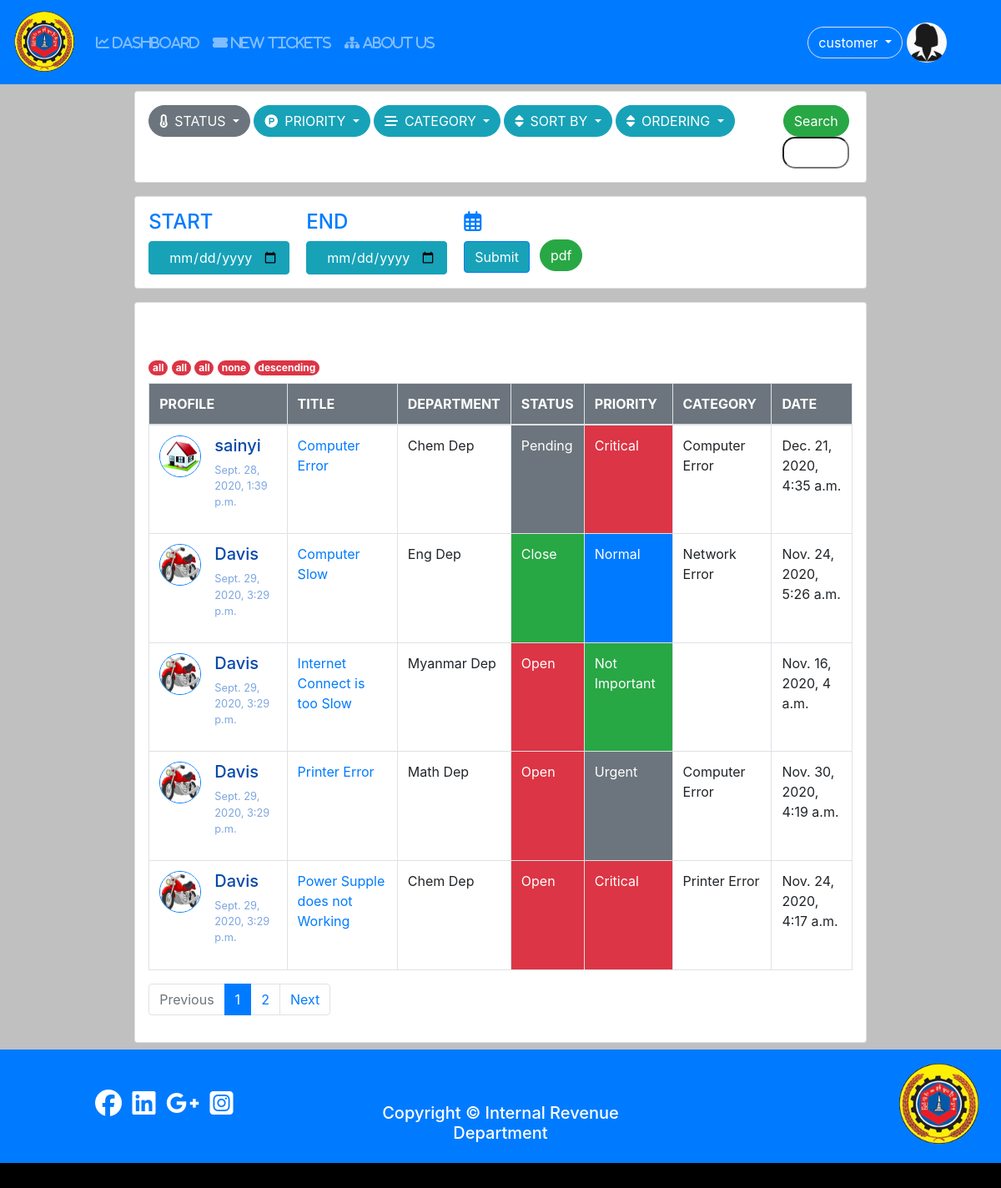
The app's page /tickets (signed in), older data.
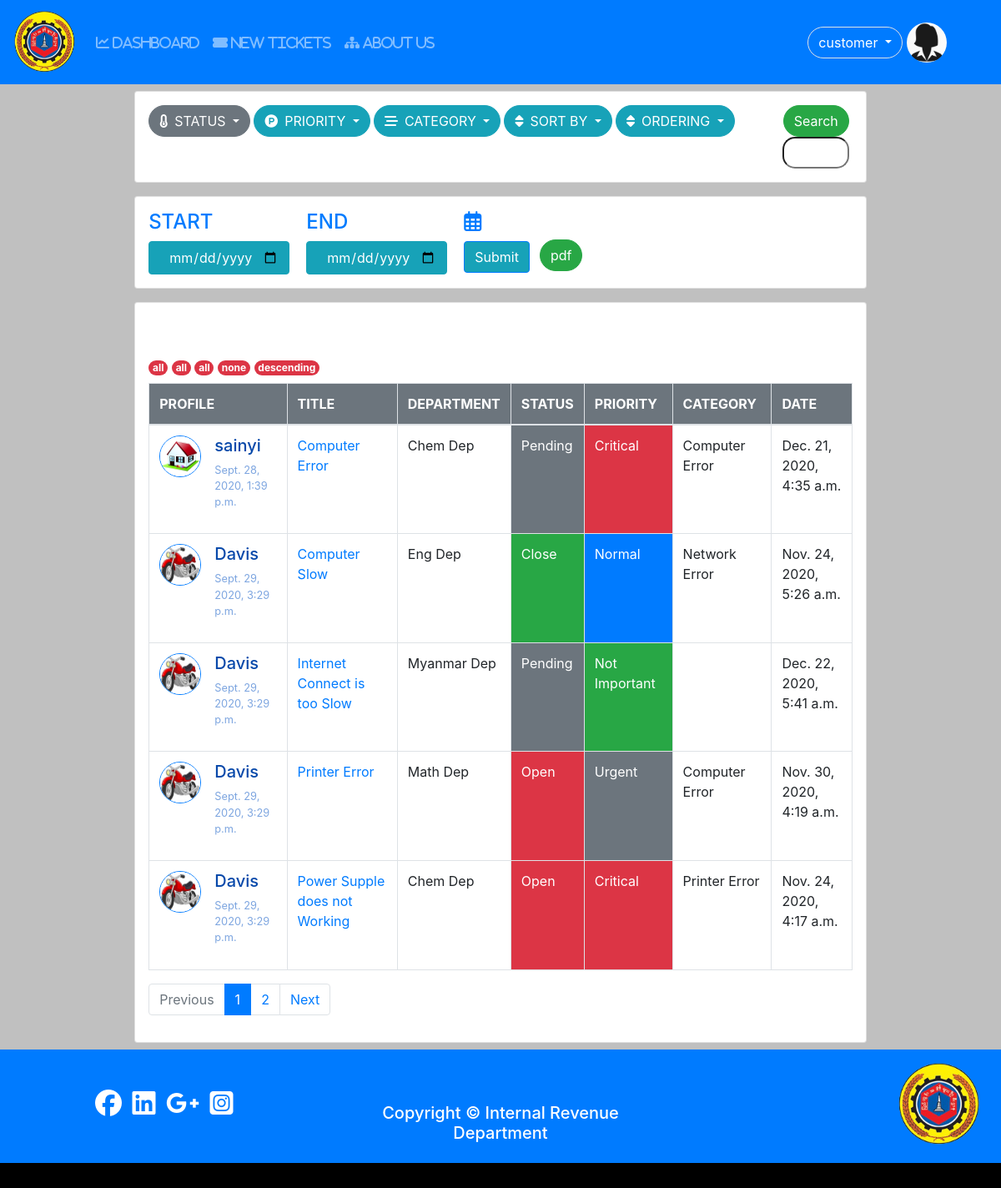
The same page, newer data.
### tickets/models.py (models this page shows, shortened)
class Tickets(models.Model):
	user = models.ForeignKey(User,on_delete=models.CASCADE);
	category = models.ForeignKey(Category,on_delete=models.CASCADE,blank=True,null=True);
	name = models.CharField(max_length = 200);
	subject = models.CharField(max_length = 300);
	description = models.TextField();
	attachment = models.FileField(upload_to = "tickets/files/",null=True,blank=True);
	STATUS_CHOICES = (
						('Open','open'), # (Key,value)
						('Pending','pending'),
						('Closed','closed')
					 );
	SET_PRIORITY = (
					('critical','Critical'),
					('urgent','Urgent'),
					('normal','Normal'),
					('not_important','Not Important'),
				   );
	status = models.CharField(max_length=100,choices=STATUS_CHOICES,default='Open');
	priority = models.CharField(max_length=100,choices= SET_PRIORITY,default = 'not_important');
	created = models.DateTimeField(auto_now =True);
	updated = models.DateTimeField(auto_now_add = True);

### user/models.py (models this page shows, shortened)
class Profile(models.Model):#User
	user = models.OneToOneField(settings.AUTH_USER_MODEL,on_delete=models.CASCADE);
	photo = models.ImageField(null=True,blank=True,default='default.jpg');
	birthday = models.DateField(null=True,blank=True);
	phone = models.CharField(max_length=20,null=True,blank=True);
	address = models.TextField(null=True,blank=True);
	category = models.ForeignKey(Category,on_delete=models.CASCADE,blank=True,null=True);
	GENDER = (
				('other','Other'), # (Key,value)
				('male','Male'),
				('female','Female')
			);
	gender = models.CharField(max_length=100,choices = GENDER,default='other');

### tickets/views.py (the view)
# urls.py: path('',include('tickets.urls')),
@login_required
def tickets(request):
	categories = Category.objects.all();
	tickets,cat_none = tickets_filter(request);
	clear = False;
	if date['start-date'] and date['end-date']:
		clear = True;
	else:
		clear = False;
	paginator,page_obj,tickets,page = paginated(request,tickets,5);
	return render(request,'tickets/tickets.html',{'nav_ticket':'active',
												  'categories':categories,
												  'tickets':tickets,
												  'find':find,
												  'cat_none':cat_none,
												  'page_obj':page_obj,
												  'paginator':paginator,
												  'page':int(page),
												  'clear':clear,
													});

### tickets/views.py (called while the page is built)
def paginated(request,objects,number):
	paginator = Paginator(objects,number);
	try:
		page = request.GET.get('page'); # page no variable
		page_obj =paginator.get_page(page);
		objects = paginator.page(page);
	except PageNotAnInteger:
		page = 1;
		page_obj = paginator.get_page(1);
		objects = paginator.page(1);
	return paginator,page_obj,objects,page;

### tickets/templates/tickets/tickets.html
{% extends 'user/base.html' %}
{% block content %}
	{% include 'tickets/ticket_mgmt.html' %}
	{% include 'tickets/tickets_view.html' %}
{% endblock %}

### tickets/templates/tickets/tickets_view.html (shortened to what this page needs)
<div class="d-flex justify-content-center">
	<div class="card p-3 m-2 w-75">
<div class="mt-5">
<span class="badge badge-danger rounded-pill">{{find.status}}</span>
<span class="badge badge-danger rounded-pill">{{find.priority}}</span>
{% if find.category == 'all' and cat_none == False %}
	<span class="badge badge-danger rounded-pill">all</span>
{% endif %}
<span class="badge badge-danger rounded-pill">{{find.sort}}</span>
<span class="badge badge-danger rounded-pill">{{find.order}}</span>
</div>
<table class="table table-bordered mt-2">
	<thead class="bg-secondary">
		<tr>
			<th scope="col" class="text-white">PROFILE</th>
			<th scope="col" class="text-white">TITLE</th>
			<th scope="col" class="text-white">DEPARTMENT</th>
			<th scope="col" class="text-white">STATUS</th>
			<th scope="col" class="text-white">PRIORITY</th>
			<th scope="col" class="text-white">CATEGORY</th>
			<th scope="col" class="text-white">DATE</th>
			<tbody>
		{% for ticket in tickets  %}
			<tr>
				<td>
					<div style="display: inline-flex;">
						<a href="{% url 'user-detail-view' id=ticket.user.id %}">
							<img src="{{ticket.user.profile.photo.url}}" alt="profile"
							width="50" height="50"
							class="border border-primary rounded-circle mr-3">
						</a>
						<div>
							<a href="{% url 'user-detail-view' id=ticket.user.id %}">
								<h5 style="color: #0849AA;">{{ticket.user.username}}</h5>
							</a>
							<p style="font-size: 0.8em;color: #7EA6E0;">{{ticket.user.date_joined}}</p>
						</div>
					</div>
				</td>
				<td>
					<a href="{% url 'ticket-detail' id=ticket.id %}">
					{{ticket.subject}}
					</a>
				</td>
				<td>{{ticket.name}}</td>
				{% if ticket.status == 'Open' %}
				<td class="bg-danger text-white">Open</td>
				{% elif ticket.status == 'Closed' %}
				<td class="bg-success text-white">Close</td>
				{% else %}
				<td class="bg-secondary text-white">Pending</td>
				{% endif %}
				{% if ticket.priority == 'critical' %}
				<td class="bg-danger text-white">Critical</td>
				{% elif ticket.priority == 'urgent' %}
				<td class="bg-secondary text-white">Urgent</td>
				{% elif ticket.priority == 'normal' %}
				<td class="bg-primary text-white">Normal</td>
				{% else %}
				<td class="bg-success text-white">Not Important</td>
				{% endif %}
				<td>{{ticket.category.name}}</td>
				<td>{{ticket.created}}</td>
			</tr>
		{% endfor %}
	</tbody>
		</tr>
	</thead>
</table>
{% include 'tickets/paginator.html' %}
</div>
</div>

Row changes from the older to the newer data that the page shows:
changed Tickets "Internet Connect is too Slow": created "Nov. 16, 2020, 4 a.m." → "Dec. 22, 2020, 5:41 a.m."; status "Open" → "Pending"
